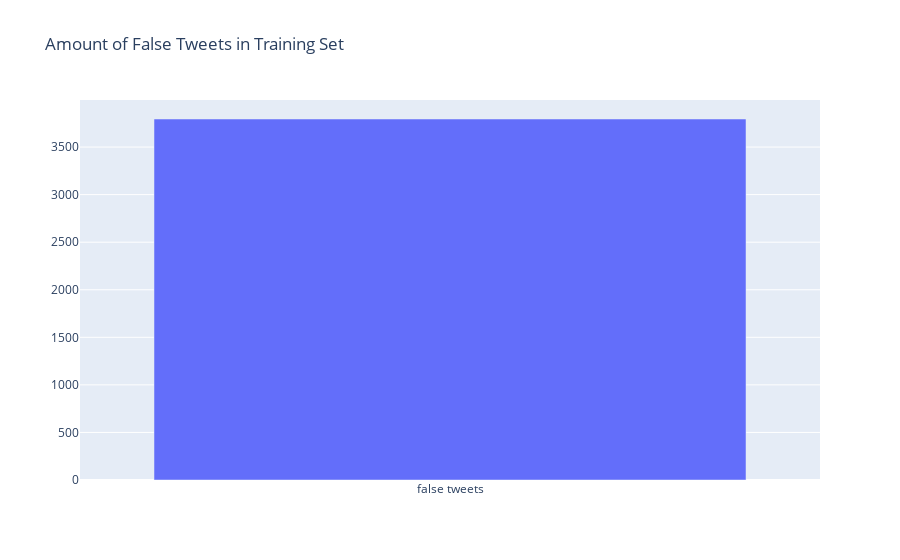

Write notebook code for a chart like this one.
### Code cell
false = len(false_tweets[false_tweets['Binary Label']== 0])
dist = [
    graph_objs.Bar(
        x=["false tweets"],
        y=[false],
)]
plotly.offline.iplot({"data":dist, "layout":graph_objs.Layout(title="Amount of False Tweets in Training Set")})

### Figure 1 — Plotly figure (JSON) as saved in the notebook; plotly's stock layout.template omitted (floating-point values rounded to 4 significant figures)
{"data": [{"type": "bar", "x": ["false tweets"], "y": [3795]}], "layout": {"title": {"text": "Amount of False Tweets in Training Set"}}}
